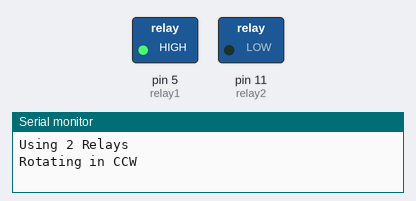
The sketch below on a simulated Arduino Uno, built with avr-gcc and run on an emulated ATmega328P. Shown: switched loads named in the sketch (green lamp = pin HIGH), the last lines printed to the serial monitor.

Above: at 3.5 s.
At 8.5 s:
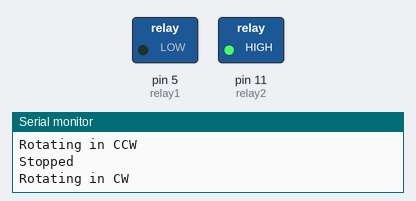
At 11.0 s:
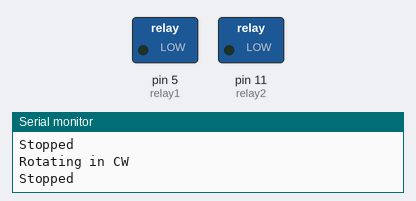
Timing chart, 0 to 15.0 s (numbered marks = the images above):
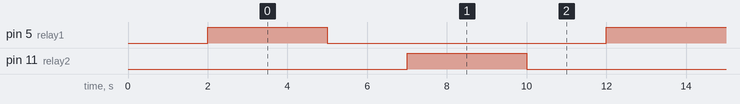

The sketch:

DCreverse.ino
```cpp
int relay1 = 5;
int relay2 = 11; //motor -ve group

void setup() {
  pinMode(relay1, OUTPUT);
  pinMode(relay2, OUTPUT);

  // keep the motor off by keeping both LOW
  digitalWrite(relay1, LOW);
  digitalWrite(relay2, LOW);

  Serial.begin(115200);
  Serial.println("Using 2 Relays");
  delay(2000);
}

void loop() {
  // Rotate in CCW direction 역전
  digitalWrite(relay1, HIGH); // turn relay 1 ON
  digitalWrite(relay2, LOW);  // turn relay 2 OFF
  Serial.println("Rotating in CCW");
  delay(3000); // wait for 3 seconds

  // Stop the motor
  digitalWrite(relay1, LOW); // turn relay 1 OFF
  digitalWrite(relay2, LOW); // turn relay 2 OFF
  Serial.println("Stopped");
  delay(2000); // stop for 2 seconds

  // Rotate in CW direction
  digitalWrite(relay1, LOW);  // turn relay 1 OFF
  digitalWrite(relay2, HIGH); // turn relay 2 ON
  Serial.println("Rotating in CW");
  delay(3000); // wait for 3 seconds

  // Stop the motor
  digitalWrite(relay1, LOW); // turn relay 1 OFF
  digitalWrite(relay2, LOW); // turn relay 2 OFF
  Serial.println("Stopped");
  delay(2000); // stop for 2 seconds

}
```

Measured:
- by itself, pin 5 (relay1), pin 11 (relay2): alternates HIGH for 3.0 s and LOW for 7.0 s
- by itself, everything shown: repeats every 10.0 s, in 4 steps
